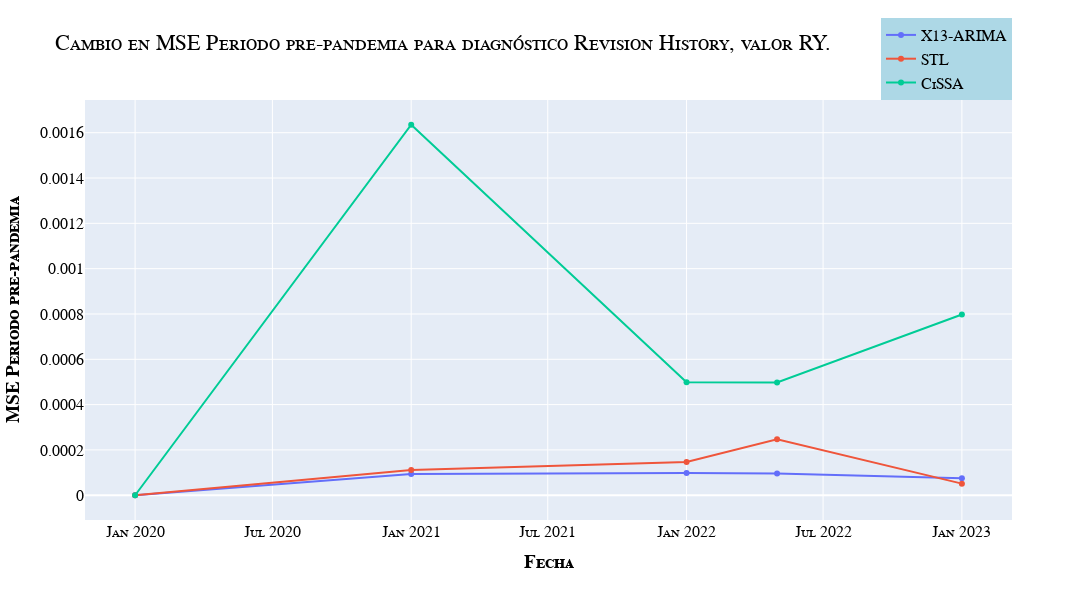

Here is the notebook cell this chart was saved with:
### Code cell
x13 = pd.read_csv(rt+"/X13Model_out20220501/RY.csv")
stl = pd.read_csv(rt+"/STLModel_out20220501/RY.csv")
cissa = pd.read_csv(rt+"/CiSSAModel_out20220501/RY.csv")
fig = go.Figure()
fig.add_trace(go.Scatter(x=x13['ds'], y=x13.iloc[:,1], name="X13-ARIMA"))
fig.add_trace(go.Scatter(x=stl['ds'], y=stl.iloc[:,1], name="STL"))
fig.add_trace(go.Scatter(x=cissa['ds'], y=cissa.iloc[:,1], name="CiSSA"))
fig.update_layout(
    title="Cambio en MSE Periodo pre-pandemia para diagnóstico Revision History, valor RY.",
    yaxis_title="<b>MSE Periodo pre-pandemia</b>",
    )
fig.update_layout(**generic_layouts)
fig

### Figure 1 — Plotly figure (JSON) as saved in the notebook; plotly's stock layout.template omitted (floating-point values rounded to 4 significant figures)
{"data": [{"name": "X13-ARIMA", "type": "scatter", "x": ["2020-01-01", "2021-01-01", "2022-01-01", "2022-05-01", "2023-01-01"], "y": [0, 9.327e-05, 9.765e-05, 9.554e-05, 7.495e-05]}, {"name": "STL", "type": "scatter", "x": ["2020-01-01", "2021-01-01", "2022-01-01", "2022-05-01", "2023-01-01"], "y": [0, 0.0001115, 0.0001468, 0.0002471, 5.125e-05]}, {"name": "CiSSA", "type": "scatter", "x": ["2020-01-01", "2021-01-01", "2022-01-01", "2022-05-01", "2023-01-01"], "y": [0, 0.001635, 0.0004987, 0.0004977, 0.0007977]}], "layout": {"font": {"color": "Black", "family": "Courier New, monospace", "size": 16, "variant": "small-caps"}, "height": 600, "legend": {"bgcolor": "LightBlue", "x": 1, "xanchor": "right", "y": 1, "yanchor": "bottom"}, "title": {"text": "Cambio en MSE Periodo pre-pandemia para diagnóstico Revision History, valor RY."}, "width": 1200, "xaxis": {"title": {"text": "<b>Fecha</b>"}}, "yaxis": {"title": {"text": "<b>MSE Periodo pre-pandemia</b>"}}}}
